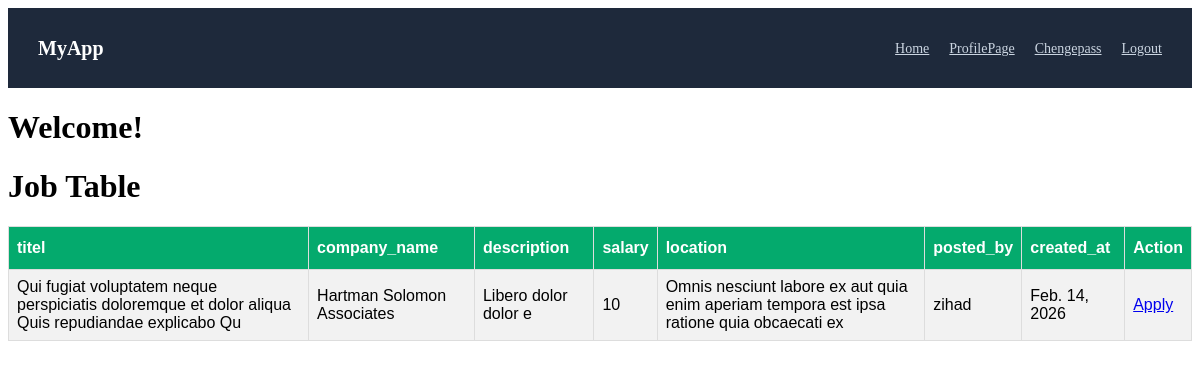
Page /home/ on the earlier database version.
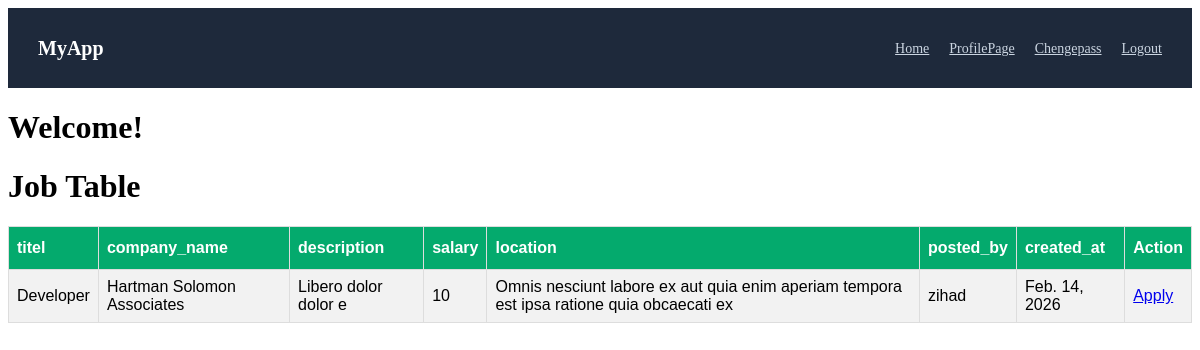
Same page on the later database version.
### myapp/models.py (models this page shows, shortened)
class JobModel(models.Model):
    titel=models.CharField(max_length=100,null=True)
    company_name=models.CharField(max_length=100,null=True)
    description=models.TextField(null=True)
    salary=models.IntegerField(null=True)
    location=models.CharField(max_length=200,null=True)
    posted_by=models.ForeignKey(UserModel,on_delete=models.CASCADE,null=True)
    created_at=models.DateField(auto_now_add=True)

class UserModel(AbstractUser):
    ROLES=[
        ('Job_Seeker','Job_Seeker'),
        ('Recruiter','Recruiter'),
    ]
    roles=models.CharField(choices=ROLES,max_length=100,null=True)
    def __str__(self):
        return self.username

### myapp/views.py (the view)
# urls.py: path('home/',home,name='home'),
def home(r):
    j_data=JobModel.objects.all()
    context={
        'j_data':j_data
    }
    return render (r,'home.html',context)

### myapp/templates/home.html (shortened to what this page needs)
<!DOCTYPE html>
<html lang="en">
<head>
</head>
{% include 'nav.html' %}
{% block body %}
    <h1>Welcome!{{user.username}}</h1>
    <!DOCTYPE html>
<html>
<head>
</head>
<body>
<h1>Job Table</h1>
<table>
  <tr>
    <th>titel</th>
    <th>company_name</th>
    <th>description</th>
    <th>salary</th>
    <th>location</th>
    <th>posted_by</th>
    <th>created_at</th>
    <th>Action</th>
  </tr>
  {% for i in j_data %}
    <tr>
        <td>{{i.titel}}</td>
        <td>{{i.company_name}}</td>
        <td>{{i.description}}</td>
        <td>{{i.salary}}</td>
        <td>{{i.location}}</td>
        <td>{{i.posted_by}}</td>
        <td>{{i.created_at}}</td>
        <td>
            <a href="{% url 'ApplicationAdd' %}">Apply</a>
        </td>
    </tr>
  {% endfor %}
</table>
</body>
</html>
{% endblock body %}

Differences in the rows shown:
changed JobModel "Hartman Solomon Associates": titel "Qui fugiat voluptatem neque perspiciatis doloremque et dolor aliqua Quis repudiandae explicabo Qu" → "Developer"
